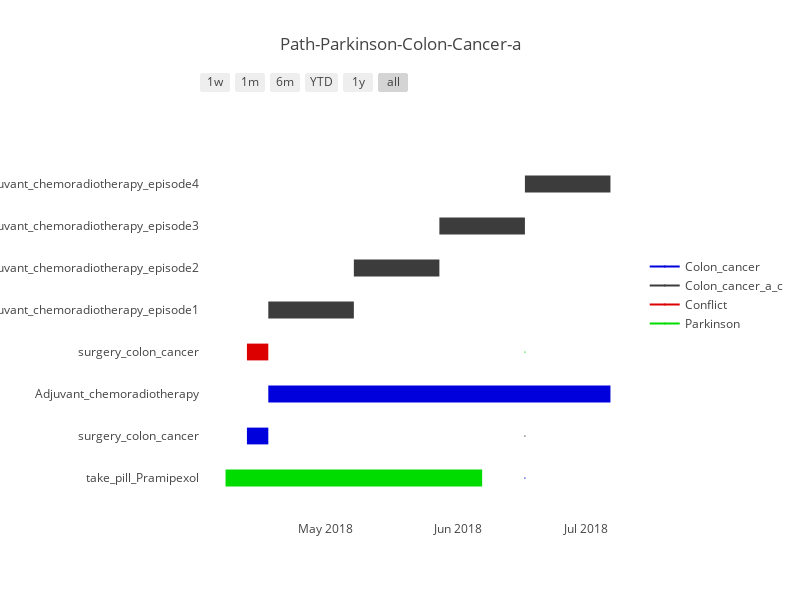

The notebook cell saved with this chart:
### Markdown cell above
#### Visualize the output

### Code cell
conflict_action_a = pd.read_csv('path/detected-conflict-t3-a.csv', sep=',', encoding = 'utf-8')
df_path_a = pd.read_csv('path/aggreagatedPath-plot-t3-a.csv', sep=',', encoding = 'utf-8')
adjuvant_chemoradiotherapy_a = pd.read_csv('path/path_adjuvant_chemoradiotherapy.csv', sep=',', encoding = 'utf-8')

df_a = [dict(Task=df_path_a.action_name[0], Start=df_path_a.start_time[0], Finish=df_path_a.end_time[0], Resource=df_path_a.map_name[0])]
i=1
while i < len(df_path_a):
    df_a.append( dict(Task=df_path_a.action_name[i], Start=df_path_a.start_time[i], Finish=df_path_a.end_time[i], Resource=df_path_a.map_name[i]) )
    i+=1
df_a.append( dict(Task=conflict_action_a.action_name[0], Start=conflict_action_a.start_time[0], Finish=conflict_action_a.end_time[0], Resource=conflict_action_a.map_name[0]) )

j=0
while j < len(adjuvant_chemoradiotherapy_a):
    df_a.append( dict(Task=adjuvant_chemoradiotherapy_a.action_name[j], Start=adjuvant_chemoradiotherapy_a.start_time[j], Finish=adjuvant_chemoradiotherapy_a.end_time[j], Resource=adjuvant_chemoradiotherapy_a.map_name[j]) )
    j+=1



colors = dict(Conflict = 'rgb(220, 0, 0)',
              Colon_cancer_a_c = 'rgb(60, 60, 60)',
              Colon_cancer = 'rgb(0, 0, 220)',
              Parkinson = 'rgb(0, 220, 0)')
fig_a_details = ff.create_gantt(df_a, colors=colors, index_col='Resource', show_colorbar=True,  title='Path-Parkinson-Colon-Cancer-a')
fig_a_details['layout'].update(autosize=False, width=800, height=600, margin=dict(l=200))
iplot(fig_a_details, show_link=False)

### Figure 1 — Plotly figure (JSON) as saved in the notebook; plotly's stock layout.template omitted (floating-point values rounded to 4 significant figures)
{"data": [{"marker": {"color": "white"}, "name": "", "x": ["2018-04-07T14:52:21.0Z", "2018-06-06T14:52:21.0Z"], "y": [0, 0]}, {"marker": {"color": "white"}, "name": "", "x": ["2018-04-12T14:50:33Z", "2018-04-17T14:50:33.0Z"], "y": [1, 1]}, {"marker": {"color": "white"}, "name": "", "x": ["2018-04-17T14:50:33.0Z", "2018-07-06T14:50:33.0Z"], "y": [2, 2]}, {"marker": {"color": "white"}, "name": "", "x": ["2018-04-12T14:50:33Z", "2018-04-17T14:50:33.0Z"], "y": [3, 3]}, {"marker": {"color": "white"}, "name": "", "x": ["2018-04-17T14:50:33Z", "2018-05-07T14:50:33.0Z"], "y": [4, 4]}, {"marker": {"color": "white"}, "name": "", "x": ["2018-05-07T14:50:33.0Z", "2018-05-27T14:50:33.0Z"], "y": [5, 5]}, {"marker": {"color": "white"}, "name": "", "x": ["2018-05-27T14:50:33.0Z", "2018-06-16T14:50:33.0Z"], "y": [6, 6]}, {"marker": {"color": "white"}, "name": "", "x": ["2018-06-16T14:50:33.0Z", "2018-07-06T14:50:33.0Z"], "y": [7, 7]}, {"hoverinfo": "none", "marker": {"color": "rgb(0, 0, 220)", "size": 1}, "name": "Colon_cancer", "showlegend": true, "x": ["2018-06-16T14:50:33.0Z", "2018-06-16T14:50:33.0Z"], "y": [0, 0]}, {"hoverinfo": "none", "marker": {"color": "rgb(60, 60, 60)", "size": 1}, "name": "Colon_cancer_a_c", "showlegend": true, "x": ["2018-06-16T14:50:33.0Z", "2018-06-16T14:50:33.0Z"], "y": [1, 1]}, {"hoverinfo": "none", "marker": {"color": "rgb(220, 0, 0)", "size": 1}, "name": "Conflict", "showlegend": true, "x": ["2018-06-16T14:50:33.0Z", "2018-06-16T14:50:33.0Z"], "y": [2, 2]}, {"hoverinfo": "none", "marker": {"color": "rgb(0, 220, 0)", "size": 1}, "name": "Parkinson", "showlegend": true, "x": ["2018-06-16T14:50:33.0Z", "2018-06-16T14:50:33.0Z"], "y": [3, 3]}], "layout": {"autosize": false, "height": 600, "hovermode": "closest", "margin": {"l": 200}, "shapes": [{"fillcolor": "rgb(0, 220, 0)", "line": {"width": 0}, "opacity": 1, "type": "rect", "x0": "2018-04-07T14:52:21.0Z", "x1": "2018-06-06T14:52:21.0Z", "xref": "x", "y0": -0.2, "y1": 0.2, "yref": "y"}, {"fillcolor": "rgb(0, 0, 220)", "line": {"width": 0}, "opacity": 1, "type": "rect", "x0": "2018-04-12T14:50:33Z", "x1": "2018-04-17T14:50:33.0Z", "xref": "x", "y0": 0.8, "y1": 1.2, "yref": "y"}, {"fillcolor": "rgb(0, 0, 220)", "line": {"width": 0}, "opacity": 1, "type": "rect", "x0": "2018-04-17T14:50:33.0Z", "x1": "2018-07-06T14:50:33.0Z", "xref": "x", "y0": 1.8, "y1": 2.2, "yref": "y"}, {"fillcolor": "rgb(220, 0, 0)", "line": {"width": 0}, "opacity": 1, "type": "rect", "x0": "2018-04-12T14:50:33Z", "x1": "2018-04-17T14:50:33.0Z", "xref": "x", "y0": 2.8, "y1": 3.2, "yref": "y"}, {"fillcolor": "rgb(60, 60, 60)", "line": {"width": 0}, "opacity": 1, "type": "rect", "x0": "2018-04-17T14:50:33Z", "x1": "2018-05-07T14:50:33.0Z", "xref": "x", "y0": 3.8, "y1": 4.2, "yref": "y"}, {"fillcolor": "rgb(60, 60, 60)", "line": {"width": 0}, "opacity": 1, "type": "rect", "x0": "2018-05-07T14:50:33.0Z", "x1": "2018-05-27T14:50:33.0Z", "xref": "x", "y0": 4.8, "y1": 5.2, "yref": "y"}, {"fillcolor": "rgb(60, 60, 60)", "line": {"width": 0}, "opacity": 1, "type": "rect", "x0": "2018-05-27T14:50:33.0Z", "x1": "2018-06-16T14:50:33.0Z", "xref": "x", "y0": 5.8, "y1": 6.2, "yref": "y"}, {"fillcolor": "rgb(60, 60, 60)", "line": {"width": 0}, "opacity": 1, "type": "rect", "x0": "2018-06-16T14:50:33.0Z", "x1": "2018-07-06T14:50:33.0Z", "xref": "x", "y0": 6.8, "y1": 7.2, "yref": "y"}], "showlegend": true, "title": "Path-Parkinson-Colon-Cancer-a", "width": 800, "xaxis": {"rangeselector": {"buttons": [{"count": 7, "label": "1w", "step": "day", "stepmode": "backward"}, {"count": 1, "label": "1m", "step": "month", "stepmode": "backward"}, {"count": 6, "label": "6m", "step": "month", "stepmode": "backward"}, {"count": 1, "label": "YTD", "step": "year", "stepmode": "todate"}, {"count": 1, "label": "1y", "step": "year", "stepmode": "backward"}, {"step": "all"}]}, "showgrid": false, "type": "date", "zeroline": false}, "yaxis": {"autorange": false, "range": [-1, 9], "showgrid": false, "ticktext": ["take_pill_Pramipexol", "surgery_colon_cancer", "Adjuvant_chemoradiotherapy", "surgery_colon_cancer", "Adjuvant_chemoradiotherapy_episode1", "Adjuvant_chemoradiotherapy_episode2", "Adjuvant_chemoradiotherapy_episode3", "Adjuvant_chemoradiotherapy_episode4"], "tickvals": [0, 1, 2, 3, 4, 5, 6, 7], "zeroline": false}}}
